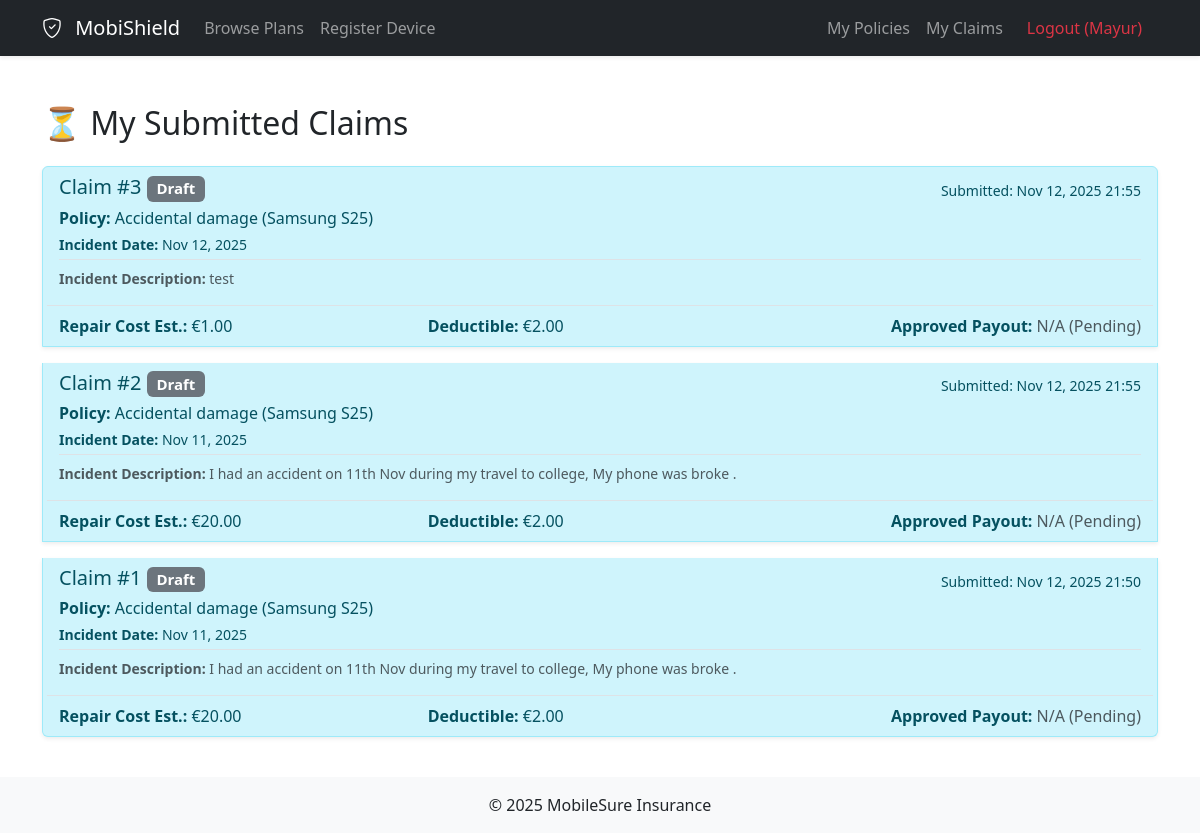
Page /insurance/my/claims/ (signed in) on the committed database.
### insurance_app/models.py (models this page shows, shortened)
class Claim(models.Model):
   STATUS = [('DR','Draft'),('RV','Review'),('AP','Approved'),('RJ','Rejected')]
   customer_policy = models.ForeignKey(Customer_Policy,on_delete=models.PROTECT,related_name='claims')
   incident_date = models.DateTimeField(help_text='incident date and time')
   status =  models.CharField(max_length=2,choices=STATUS,help_text='policy status')
   deductible_amount = models.DecimalField(max_digits=10,decimal_places=2,help_text='amount that is deducted')
   claim_amount_approved = models.DecimalField(max_digits=10,decimal_places=2,help_text='amount apprvoed in claim')
   submission_date = models.DateTimeField(auto_now_add=True)
   incident_description = models.TextField(max_length=500, help_text='detail about incident')
   estimated_repair_cost = models.DecimalField(max_digits=10, decimal_places=2,help_text='total repair cost')

class Customer_Policy(models.Model):
    STATUS = [('ACTIVE','ACTIVE'),('EXPIRE','EXPIRED'),('CANCELLED','CANCELLED')]
    user = models.ForeignKey(settings.AUTH_USER_MODEL, on_delete=models.CASCADE,related_name='customer_policies',help_text='customer belongs to this policy')
    policy = models.ForeignKey(Policy,on_delete=models.PROTECT,help_text="policy belongs to this customer",related_name="purchased_policies")
    device = models.ForeignKey(Device,on_delete=models.PROTECT, related_name = 'coverage_contracts', help_text="specific mobile device cover")
    start_date = models.DateField()
    end_date = models.DateField()
    status =  models.CharField(max_length=10,choices=STATUS,help_text='Contract status')

class Policy(models.Model):
  name = models.CharField(max_length=100,unique=True)
  description = models.TextField(max_length=500,help_text="details about policy")
  monthly_premium = models.DecimalField(max_digits=10,decimal_places=2,help_text="premium pay per month")
  is_active = models.BooleanField(default=True)
  deductible = models.DecimalField(max_digits=10,decimal_places=2,help_text="amount user have to pay")
  max_coverage_limit = models.DecimalField(max_digits=10,decimal_places=2,help_text="maximum amout company will pay")

class Device(models.Model):
   DEVICE_BRAND = [('Apple','Apple'),('Google','Google'),('Samsung','Samsung'),('OnePlus','OnePlus')]
   user = models.ForeignKey(settings.AUTH_USER_MODEL, on_delete=models.CASCADE,related_name='devices',help_text="the owner details")
   name = models.CharField(max_length=100, help_text="your device name")
   brand = models.CharField(choices=DEVICE_BRAND,max_length=50,default='Apple',help_text='device brand name')
   model = models.CharField( max_length=50,help_text="your device model like iphone 15 pro ")
   purchase_date = models.DateField()
   imei_number = models.CharField(max_length=50,help_text="enter your mobile IMEI number", unique=True)

### insurance_app/views.py (the view)
# urls.py: path('my/claims/',views.MyClaimView.as_view(),name='my_claims'),
class MyClaimView(LoginRequiredMixin,ListView):
  model = Claim
  template_name = 'insurance_app/my_claims.html'
  context_object_name = 'my_claims'
  def get_queryset(self):
    return Claim.objects.filter(customer_policy__user = self.request.user).order_by('-submission_date')

### templates/insurance_app/my_claims.html (shortened to what this page needs)
{% extends "./basic.html" %}
{% block content %}
<div class="container mt-4">
    <h2 class="mb-4">⏳ My Submitted Claims</h2>
    {% if my_claims %}
    <div class="list-group">
        {% for claim in my_claims %}
            {% with alert_class="list-group-item-info" badge_class="bg-secondary" %}
                <div
                    class="list-group-item list-group-item-action mb-3 shadow-sm {{ alert_class }}"
                >
                    <div class="d-flex w-100 justify-content-between align-items-center">
                        <h5 class="mb-1">
                            Claim #{{ claim.id }}
                            <span class="badge {{ badge_class }}">
                                {{ claim.get_status_display }}
                            </span>
                        </h5>
                        <small>Submitted: {{ claim.submission_date|date:"M j, Y H:i" }}</small>
                    </div>
                    <p class="mb-1">
                        <strong>Policy:</strong> {{ claim.customer_policy.policy.name }}
                        ({{claim.customer_policy.device.brand }}
                        {{claim.customer_policy.device.model }})
                    </p>
                    <p class="small mb-1">
                        <strong>Incident Date:</strong> {{ claim.incident_date|date:"M j, Y" }}
                    </p>
                    <p class="small text-muted border-top pt-2">
                        <strong>Incident Description:</strong> {{ claim.incident_description|truncatechars:150 }}
                    </p>
                    <div class="row border-top pt-2 mt-2">
                        <div class="col-md-4">
                            <strong>Repair Cost Est.:</strong> €{{ claim.estimated_repair_cost }}
                        </div>
                        <div class="col-md-4">
                            <strong>Deductible:</strong> €{{ claim.deductible_amount }}
                        </div>
                        <div class="col-md-4 text-end">
                            {% if claim.claim_amount_approved %}
                                <strong>Approved Payout:</strong>
                                <span class="text-success">€{{ claim.claim_amount_approved }}</span>
                            {% else %}
                                <strong>Approved Payout:</strong>
                                <span class="text-muted">N/A (Pending)</span>
                            {% endif %}
                        </div>
                    </div>
                </div>
            {% endwith %}
        {% endfor %}
    </div>
    {% else %}
    <div class="alert alert-info" role="alert">
        You have not submitted any claims yet.
        <a href="{% url 'claim_submit' %}" class="alert-link">File your first claim here.</a>
    </div>
    {% endif %}
</div>
{% endblock content %}

### templates/insurance_app/basic.html (shortened to what this page needs)
{% load static %}
<!DOCTYPE html>
<html lang="en">
  <head>
    <link
      href="https://cdn.jsdelivr.net/npm/bootstrap@5.3.3/dist/css/bootstrap.min.css"
      rel="stylesheet"
    />
    <link
      href="https://cdn.jsdelivr.net/npm/bootstrap-icons@1.11.3/font/bootstrap-icons.css"
      rel="stylesheet"
    />
  </head>
  <body>
    <nav class="navbar navbar-expand-lg navbar-dark bg-dark shadow-sm">
      <div class="container">
        <a class="navbar-brand" href="{% url 'policy_list' %}">
          <i class="bi bi-shield-check me-2"></i> MobiShield
        </a>
        <div class="collapse navbar-collapse" id="navbarNav">
          <ul class="navbar-nav me-auto">
            <li class="nav-item">
              <a class="nav-link" href="{% url 'policy_list' %}"
                >Browse Plans</a
              >
            </li>
            <li class="nav-item">
              <a class="nav-link" href="{% url 'device_register' %}"
                >Register Device</a
              >
            </li>
          </ul>
          <ul class="navbar-nav">
            {% if user.is_authenticated %}
            <li class="nav-item">
              <a class="nav-link" href="{% url 'my_policies' %}">My Policies</a>
            </li>
            <li class="nav-item">
              <a class="nav-link" href="{% url 'my_claims' %}">My Claims</a>
            </li>
            <li class="nav-item">
              <form method="post" action="{% url 'logout' %}" class="d-inline">
                <button
                  type="submit"
                  class="nav-link text-danger"
                  style="background: none; border: none; padding: 0.5rem 1rem"
                >
                  Logout ({{ user.username }})
                </button>
              </form>
            </li>
            {% endif %}
          </ul>
        </div>
      </div>
    </nav>
    <main class="py-4">
      {% block content %}{% endblock content %}
    </main>
    <footer class="bg-light text-center text-lg-start mt-auto">
      <div class="text-center p-3">&copy; 2025 MobileSure Insurance</div>
    </footer>
  </body>
</html>

### rows in the picture
Claim: id "3", status "Draft", submission_date "Nov 12, 2025 21:55", customer_policy.policy.name "Accidental damage", customer_policy.device.brand "Samsung", customer_policy.device.model "S25", incident_date "Nov 12, 2025", incident_description "test", estimated_repair_cost "1.00", deductible_amount "2.00", shows "Approved Payout:", claim_amount_approved "N/A (Pending)"
Claim: id "2", status "Draft", submission_date "Nov 12, 2025 21:55", customer_policy.policy.name "Accidental damage", customer_policy.device.brand "Samsung", customer_policy.device.model "S25", incident_date "Nov 11, 2025", incident_description "I had an accident on 11th Nov during my travel to college, My phone was broke .", estimated_repair_cost "20.00", deductible_amount "2.00", shows "Approved Payout:", claim_amount_approved "N/A (Pending)"
Claim: id "1", status "Draft", submission_date "Nov 12, 2025 21:50", customer_policy.policy.name "Accidental damage", customer_policy.device.brand "Samsung", customer_policy.device.model "S25", incident_date "Nov 11, 2025", incident_description "I had an accident on 11th Nov during my travel to college, My phone was broke .", estimated_repair_cost "20.00", deductible_amount "2.00", shows "Approved Payout:", claim_amount_approved "N/A (Pending)"

### other values in the picture
{{ user.username }} "Mayur"
